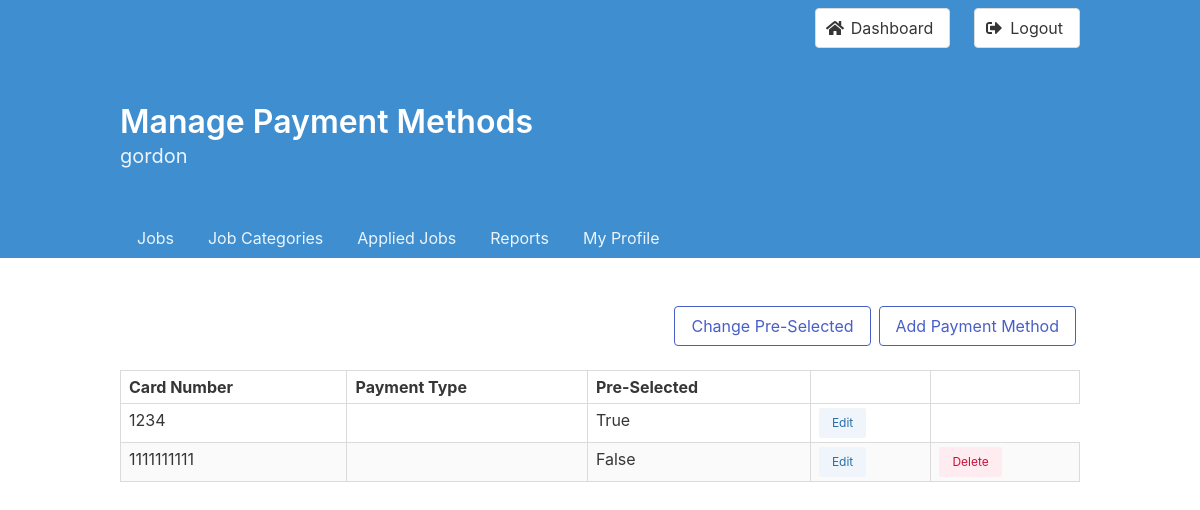
Before: /managePaymentMethods (signed in) with the older database file.
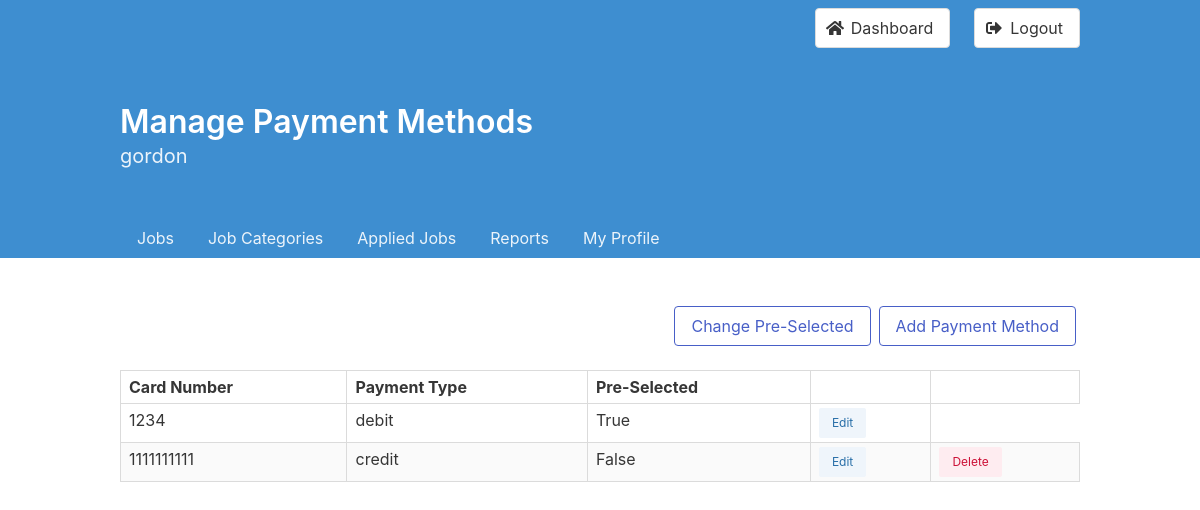
After: the same page with the newer database file.
### tables this page shows
CREATE TABLE Payment_Methods
(
    paymentMethodID int                      NOT NULL AUTO_INCREMENT PRIMARY KEY,
    userID          varchar(255)             NOT NULL,
    isPreSelected   boolean                  NOT NULL,
    paymentType     enum ('credit', 'debit') NOT NULL,
    cardNumber      bigint                   NOT NULL,
    FOREIGN KEY (userID) REFERENCES Users (userID) ON DELETE CASCADE
);

### controller/managePaymentMethods.php (called while the page is built, shortened)
<?php
require "model/PaymentMethod.php";
class ManagePaymentMethodsController
{
  public $paymentMethod;
  public function __construct()
  {
    $this->paymentMethod = new PaymentMethod();
  }
  public function invoke()
  {
    $paymentMethods = $this->paymentMethod->getPaymentMethodsOf($_SESSION['username']);
    include 'view/managePaymentMethods.php';
  }
}

### model/Database.php (called while the page is built, shortened)
<?php
class Database
{
  private $_host = '127.0.0.1';
  private $_user = 'gxc353_1';
  private $_pass = 'temp_password';
  private $_name = 'gxc353_1';
  private $_databaseHandler;
  private $_statement;
  public function __construct()
  {
    $dsn = 'mysql:host=' . $this->_host . ';dbname=' . $this->_name;
    $options = [
      PDO::ATTR_EMULATE_PREPARES => false,
      PDO::ATTR_ERRMODE => PDO::ERRMODE_EXCEPTION,
      PDO::ATTR_PERSISTENT => true,
    ];
    try {
      $this->_databaseHandler = new PDO($dsn, $this->_user, $this->_pass, $options);
    } catch (PDOException $e) {
      $this->_error = $e->getMessage();
      echo "<p class=\"has-text-black has-background-warning\">$this->_error</p>";
    }
  }
  public function query($sql)
  {
    $this->_statement = $this->_databaseHandler->prepare($sql);
  }
  public function bind($param, $value, $type = null)
  {
    $this->_statement->bindValue($param, $value, $type);
  }
  public function execute()
  {
    try {
      return $this->_statement->execute();
    } catch (PDOException $e) {
      echo "<p class=\"has-text-black has-background-warning\">{$e->getMessage()}</p>";
    }
  }
  public function fetchAll()
  {
    $this->execute();
    return $this->_statement->fetchAll(PDO::FETCH_OBJ);
  }
}

### model/PaymentMethod.php (called while the page is built, shortened)
<?php
require_once "model/Database.php";
class PaymentMethod
{
  private $_db;
  public function __construct()
  {
    $this->_db = new Database();
  }
  public function getPaymentMethodsOf($username)
  {
    $sql = "SELECT paymentMethodID, isPreSelected, paymentType, cardNumber
    FROM Payment_Methods
    WHERE userID = :username";
    $this->_db->query($sql);
    $this->_db->bind(':username', $username, PDO::PARAM_STR);
    return $this->_db->fetchAll();
  }
}

### view/managePaymentMethods.php (the view, shortened to what this page needs)
<head>
</head>
<body>
  <?php
  $heroTitle = "Manage Payment Methods";
  require "templates/hero.php";
  ?>
  <section class="section">
    <div class="container">
      <div class="buttons is-right">
        <?php if (isset($paymentMethods) && count($paymentMethods) > 1) : ?>
          <button class="button is-link is-outlined is-right" id="change-pre-selected-btn">Change Pre-Selected</button>
        <?php endif; ?>
        <button class="button is-link is-outlined is-right" id="add-payment-btn">Add Payment Method</button>
      </div>
      <table class="table is-bordered is-striped is-narrow is-hoverable is-fullwidth">
        <thead>
          <tr>
            <th>Card Number</th>
            <th>Payment Type</th>
            <th>Pre-Selected</th>
            <th></th>
            <?php if (isset($paymentMethods) && count($paymentMethods) > 1) : ?>
              <th></th>
            <?php endif; ?>
          </tr>
        </thead>
        <tbody>
          <?php
          if (isset($paymentMethods)) {
            foreach ($paymentMethods as $index => $obj) {
              echo '<tr>';
              echo "<td>$obj->cardNumber</td>";
              echo "<td>$obj->paymentType</td>";
              if ($obj->isPreSelected) {
                echo "<td>True</td>";
              } else {
                echo "<td>False</td>";
              }
              echo '<td>';
              echo "<a class=\"button is-small is-info is-light\" href=\"managePaymentMethods?updatePaymentMethod=$obj->paymentMethodID\">";
              echo 'Edit';
              echo '</a>';
              echo '</td>';
              if (!$obj->isPreSelected && count($paymentMethods) > 1) {
                echo '<td>';
                echo "<a class=\"button is-small is-danger is-light\" href=\"managePaymentMethods?deletePaymentMethod=$obj->paymentMethodID\">";
                echo 'Delete';
                echo '</a>';
                echo '</td>';
              }
              echo '</tr>';
            }
          }
          ?>
        </tbody>
      </table>
    </div>
  </section>
</body>
</html>

### index.php (shortened to what this page needs)
<?php
$request = strtok($_SERVER["REQUEST_URI"], '?');
switch ($request) {
  case '/managePaymentMethods':
    include "controller/managePaymentMethods.php";
    $managePaymentMethodsController = new ManagePaymentMethodsController();
    $managePaymentMethodsController->invoke();
    break;
}

### templates/hero.php
<section class="hero is-info">
  <?php require "templates/navbar.php"; ?>
  <div class="hero-body">
    <div class="container">
      <h1 class="title">
        <?php echo $heroTitle; ?>
      </h1>
      <?php require "templates/displayUsername.php"; ?>
    </div>
  </div>
  <?php require "templates/dashboardNav.php"; ?>
</section>

### templates/navbar.php (shortened to what this page needs)
<div class="hero-head">
  <nav class="navbar">
    <div class="container">
      <div id="navbarMenuHeroA" class="navbar-menu">
        <div class="navbar-end">
          <span class="navbar-item">
            <a class="button is-inverted" href="dashboard">
              <span class="icon">
                <i class="fas fa-home"></i>
              </span>
              <span>Dashboard</span>
            </a>
          </span>
          <?php if (isset($_SESSION["loggedIn"])) : ?>
            <span class="navbar-item">
              <a class="button is-inverted" href="dashboard?logout=true">
                <span class="icon">
                  <i class="fas fa-sign-out-alt"></i>
                </span>
                <span>Logout</span>
              </a>
            </span>
          <?php endif; ?>
        </div>
      </div>
    </div>
  </nav>
</div>

### templates/displayUsername.php
<?php
if (isset($_SESSION["loggedIn"])) :
  echo "<h2 class=\"subtitle\">" . $_SESSION["username"] . "</h2> ";
else :
  echo '
  <h2 class="subtitle">
    You are not logged in
  </h2>
  ';
endif;

### templates/dashboardNav.php (shortened to what this page needs)
<div class="hero-foot">
  <nav class="tabs is-boxed">
    <div class="container">
      <ul>
        <?php
        if ($_SESSION["isEmployee"]) {
          if (strcasecmp($heroTitle, 'jobs') == 0) {
            echo '<li class="is-active">';
          } else {
            echo '<li>';
          }
          echo '<a href="jobs">Jobs</a></li>';
          if (strcasecmp($heroTitle, 'job categories') == 0) {
            echo '<li class="is-active">';
          } else {
            echo '<li>';
          }
          echo '<a href="categories">Job Categories</a></li>';
          if (strcasecmp($heroTitle, 'applied jobs') == 0) {
            echo '<li class="is-active">';
          } else {
            echo '<li>';
          }
          echo '<a href="appliedJobs">Applied Jobs</a></li>';
        }
        if (!$_SESSION["isAdmin"]) {
          if (strcasecmp($heroTitle, 'reports') == 0) {
            echo '<li class="is-active">';
          } else {
            echo '<li>';
          }
          echo '<a href="reports">Reports</a></li>';
        }
        if (strcasecmp($heroTitle, 'my profile') == 0) {
          echo '<li class="is-active">';
        } else {
          echo '<li>';
        }
        echo '<a href="profile">My Profile</a></li>';
        ?>
      </ul>
    </div>
  </nav>
</div>

Changed rows visible on the page:
changed payment_methods: paymentType (not shown) → "debit"
changed payment_methods: paymentType (not shown) → "credit"
